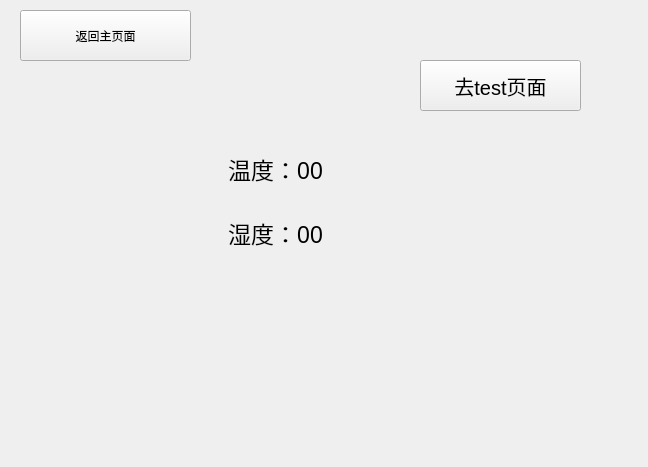
<?xml version="1.0" encoding="UTF-8"?>
<ui version="4.0">
 <class>Page_humi_tem</class>
 <widget class="QWidget" name="Page_humi_tem">
  <property name="geometry">
   <rect>
    <x>0</x>
    <y>0</y>
    <width>648</width>
    <height>467</height>
   </rect>
  </property>
  <property name="windowTitle">
   <string>Form</string>
  </property>
  <widget class="QPushButton" name="Btn_return">
   <property name="geometry">
    <rect>
     <x>20</x>
     <y>10</y>
     <width>171</width>
     <height>51</height>
    </rect>
   </property>
   <property name="text">
    <string>返回主页面</string>
   </property>
   <property name="icon">
    <iconset resource="../Btn_Icon.qrc">
     <normaloff>:/Btn_Icon/Icon/return.png</normaloff>:/Btn_Icon/Icon/return.png</iconset>
   </property>
   <property name="iconSize">
    <size>
     <width>40</width>
     <height>40</height>
    </size>
   </property>
  </widget>
  <widget class="QWidget" name="layoutWidget">
   <property name="geometry">
    <rect>
     <x>200</x>
     <y>140</y>
     <width>151</width>
     <height>121</height>
    </rect>
   </property>
   <layout class="QVBoxLayout" name="verticalLayout">
    <item>
     <widget class="QLabel" name="temp">
      <property name="font">
       <font>
        <pointsize>17</pointsize>
       </font>
      </property>
      <property name="lineWidth">
       <number>-3</number>
      </property>
      <property name="text">
       <string>温度：00</string>
      </property>
      <property name="alignment">
       <set>Qt::AlignCenter</set>
      </property>
     </widget>
    </item>
    <item>
     <widget class="QLabel" name="humi">
      <property name="font">
       <font>
        <pointsize>17</pointsize>
       </font>
      </property>
      <property name="lineWidth">
       <number>-3</number>
      </property>
      <property name="text">
       <string>湿度：00</string>
      </property>
      <property name="alignment">
       <set>Qt::AlignCenter</set>
      </property>
     </widget>
    </item>
   </layout>
  </widget>
  <widget class="QPushButton" name="Btn_to_test">
   <property name="geometry">
    <rect>
     <x>420</x>
     <y>60</y>
     <width>161</width>
     <height>51</height>
    </rect>
   </property>
   <property name="font">
    <font>
     <pointsize>15</pointsize>
    </font>
   </property>
   <property name="text">
    <string>去test页面</string>
   </property>
  </widget>
 </widget>
 <resources>
  <include location="../Btn_Icon.qrc"/>
 </resources>
 <connections/>
</ui>
